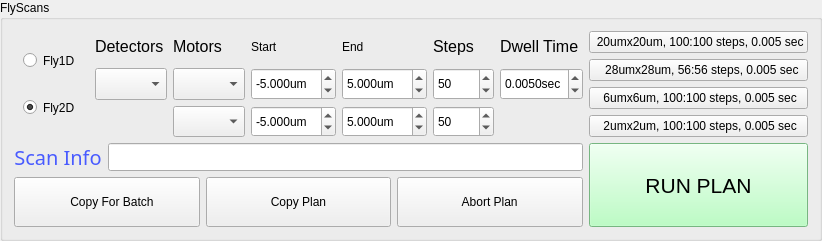
         <widget class="QGroupBox" name="groupBox_3">
          <property name="sizePolicy">
           <sizepolicy hsizetype="Preferred" vsizetype="Fixed">
            <horstretch>0</horstretch>
            <verstretch>0</verstretch>
           </sizepolicy>
          </property>
          <property name="styleSheet">
           <string notr="true"/>
          </property>
          <property name="title">
           <string>FlyScans</string>
          </property>
          <layout class="QGridLayout" name="gridLayout_6">
           <item row="0" column="1">
            <layout class="QGridLayout" name="gridLayout_43">
             <item row="0" column="0">
              <widget class="QLabel" name="label_17">
               <property name="sizePolicy">
                <sizepolicy hsizetype="Preferred" vsizetype="Preferred">
                 <horstretch>0</horstretch>
                 <verstretch>0</verstretch>
                </sizepolicy>
               </property>
               <property name="font">
                <font>
                 <family>Segoe UI</family>
                 <pointsize>12</pointsize>
                 <italic>false</italic>
                 <bold>false</bold>
                </font>
               </property>
               <property name="text">
                <string>Detectors</string>
               </property>
              </widget>
             </item>
             <item row="0" column="1">
              <widget class="QLabel" name="label_2">
               <property name="sizePolicy">
                <sizepolicy hsizetype="Preferred" vsizetype="Preferred">
                 <horstretch>0</horstretch>
                 <verstretch>0</verstretch>
                </sizepolicy>
               </property>
               <property name="font">
                <font>
                 <family>Segoe UI</family>
                 <pointsize>12</pointsize>
                 <italic>false</italic>
                 <bold>false</bold>
                </font>
               </property>
               <property name="text">
                <string>Motors</string>
               </property>
              </widget>
             </item>
             <item row="0" column="2">
              <widget class="QLabel" name="label_32">
               <property name="text">
                <string>Start</string>
               </property>
              </widget>
             </item>
             <item row="0" column="3">
              <widget class="QLabel" name="label_18">
               <property name="text">
                <string>End</string>
               </property>
              </widget>
             </item>
             <item row="0" column="4">
              <widget class="QLabel" name="label_5">
               <property name="sizePolicy">
                <sizepolicy hsizetype="Preferred" vsizetype="Preferred">
                 <horstretch>0</horstretch>
                 <verstretch>0</verstretch>
                </sizepolicy>
               </property>
               <property name="font">
                <font>
                 <family>Segoe UI</family>
                 <pointsize>12</pointsize>
                 <italic>false</italic>
                 <bold>false</bold>
                </font>
               </property>
               <property name="text">
                <string>Steps</string>
               </property>
               <property name="textFormat">
                <enum>Qt::PlainText</enum>
               </property>
               <property name="scaledContents">
                <bool>false</bool>
               </property>
              </widget>
             </item>
             <item row="0" column="5">
              <widget class="QLabel" name="label_9">
               <property name="sizePolicy">
                <sizepolicy hsizetype="Preferred" vsizetype="Preferred">
                 <horstretch>0</horstretch>
                 <verstretch>0</verstretch>
                </sizepolicy>
               </property>
               <property name="font">
                <font>
                 <family>Segoe UI</family>
                 <pointsize>12</pointsize>
                 <italic>false</italic>
                 <bold>false</bold>
                </font>
               </property>
               <property name="text">
                <string>Dwell Time</string>
               </property>
               <property name="textFormat">
                <enum>Qt::PlainText</enum>
               </property>
               <property name="scaledContents">
                <bool>false</bool>
               </property>
              </widget>
             </item>
             <item row="1" column="0">
              <widget class="QComboBox" name="cb_dets">
               <property name="sizePolicy">
                <sizepolicy hsizetype="Preferred" vsizetype="Preferred">
                 <horstretch>0</horstretch>
                 <verstretch>0</verstretch>
                </sizepolicy>
               </property>
               <property name="toolTip">
                <string comment="choose the detector system"/>
               </property>
              </widget>
             </item>
             <item row="1" column="1">
              <widget class="QComboBox" name="cb_motor1">
               <property name="sizePolicy">
                <sizepolicy hsizetype="Preferred" vsizetype="Preferred">
                 <horstretch>0</horstretch>
                 <verstretch>0</verstretch>
                </sizepolicy>
               </property>
               <property name="toolTip">
                <string>first motor to scan in 2D and Line scan motor</string>
               </property>
              </widget>
             </item>
             <item row="1" column="2">
              <widget class="QDoubleSpinBox" name="x_start">
               <property name="sizePolicy">
                <sizepolicy hsizetype="Preferred" vsizetype="Preferred">
                 <horstretch>0</horstretch>
                 <verstretch>0</verstretch>
                </sizepolicy>
               </property>
               <property name="toolTip">
                <string>scan range entry</string>
               </property>
               <property name="prefix">
                <string notr="true"/>
               </property>
               <property name="suffix">
                <string>um</string>
               </property>
               <property name="decimals">
                <number>3</number>
               </property>
               <property name="minimum">
                <double>-14.000000000000000</double>
               </property>
               <property name="maximum">
                <double>14.000000000000000</double>
               </property>
               <property name="singleStep">
                <double>1.000000000000000</double>
               </property>
               <property name="value">
                <double>-5.000000000000000</double>
               </property>
              </widget>
             </item>
             <item row="1" column="3">
              <widget class="QDoubleSpinBox" name="x_end">
               <property name="sizePolicy">
                <sizepolicy hsizetype="Preferred" vsizetype="Preferred">
                 <horstretch>0</horstretch>
                 <verstretch>0</verstretch>
                </sizepolicy>
               </property>
               <property name="toolTip">
                <string>scan range entry</string>
               </property>
               <property name="suffix">
                <string notr="true">um</string>
               </property>
               <property name="decimals">
                <number>3</number>
               </property>
               <property name="minimum">
                <double>-14.000000000000000</double>
               </property>
               <property name="maximum">
                <double>14.000000000000000</double>
               </property>
               <property name="singleStep">
                <double>1.000000000000000</double>
               </property>
               <property name="value">
                <double>5.000000000000000</double>
               </property>
              </widget>
             </item>
             <item row="1" column="4">
              <widget class="QSpinBox" name="x_step">
               <property name="sizePolicy">
                <sizepolicy hsizetype="Preferred" vsizetype="Preferred">
                 <horstretch>0</horstretch>
                 <verstretch>0</verstretch>
                </sizepolicy>
               </property>
               <property name="toolTip">
                <string>first motor steps</string>
               </property>
               <property name="minimum">
                <number>1</number>
               </property>
               <property name="maximum">
                <number>10000</number>
               </property>
               <property name="singleStep">
                <number>10</number>
               </property>
               <property name="value">
                <number>50</number>
               </property>
              </widget>
             </item>
             <item row="1" column="5">
              <widget class="QDoubleSpinBox" name="dwell">
               <property name="sizePolicy">
                <sizepolicy hsizetype="Preferred" vsizetype="Preferred">
                 <horstretch>0</horstretch>
                 <verstretch>0</verstretch>
                </sizepolicy>
               </property>
               <property name="toolTip">
                <string>exposure time per point</string>
               </property>
               <property name="prefix">
                <string/>
               </property>
               <property name="suffix">
                <string notr="true">sec</string>
               </property>
               <property name="decimals">
                <number>4</number>
               </property>
               <property name="minimum">
                <double>0.001000000000000</double>
               </property>
               <property name="maximum">
                <double>0.500000000000000</double>
               </property>
               <property name="singleStep">
                <double>0.005000000000000</double>
               </property>
               <property name="value">
                <double>0.005000000000000</double>
               </property>
              </widget>
             </item>
             <item row="2" column="1">
              <widget class="QComboBox" name="cb_motor2">
               <property name="sizePolicy">
                <sizepolicy hsizetype="Preferred" vsizetype="Preferred">
                 <horstretch>0</horstretch>
                 <verstretch>0</verstretch>
                </sizepolicy>
               </property>
               <property name="toolTip">
                <string>second motor in 2D</string>
               </property>
              </widget>
             </item>
             <item row="2" column="2">
              <widget class="QDoubleSpinBox" name="y_start">
               <property name="enabled">
                <bool>true</bool>
               </property>
               <property name="sizePolicy">
                <sizepolicy hsizetype="Preferred" vsizetype="Preferred">
                 <horstretch>0</horstretch>
                 <verstretch>0</verstretch>
                </sizepolicy>
               </property>
               <property name="toolTip">
                <string>scan range entry</string>
               </property>
               <property name="prefix">
                <string notr="true"/>
               </property>
               <property name="suffix">
                <string>um</string>
               </property>
               <property name="decimals">
                <number>3</number>
               </property>
               <property name="minimum">
                <double>-14.000000000000000</double>
               </property>
               <property name="maximum">
                <double>14.000000000000000</double>
               </property>
               <property name="singleStep">
                <double>1.000000000000000</double>
               </property>
               <property name="value">
                <double>-5.000000000000000</double>
               </property>
              </widget>
             </item>
             <item row="2" column="3">
              <widget class="QDoubleSpinBox" name="y_end">
               <property name="sizePolicy">
                <sizepolicy hsizetype="Preferred" vsizetype="Preferred">
                 <horstretch>0</horstretch>
                 <verstretch>0</verstretch>
                </sizepolicy>
               </property>
               <property name="toolTip">
                <string>scan range entry</string>
               </property>
               <property name="suffix">
                <string notr="true">um</string>
               </property>
               <property name="decimals">
                <number>3</number>
               </property>
               <property name="minimum">
                <double>-14.000000000000000</double>
               </property>
               <property name="maximum">
                <double>14.000000000000000</double>
               </property>
               <property name="singleStep">
                <double>1.000000000000000</double>
               </property>
               <property name="value">
                <double>5.000000000000000</double>
               </property>
              </widget>
             </item>
             <item row="2" column="4">
              <widget class="QSpinBox" name="y_step">
               <property name="sizePolicy">
                <sizepolicy hsizetype="Preferred" vsizetype="Preferred">
                 <horstretch>0</horstretch>
                 <verstretch>0</verstretch>
                </sizepolicy>
               </property>
               <property name="toolTip">
                <string>second motor steps</string>
               </property>
               <property name="minimum">
                <number>1</number>
               </property>
               <property name="maximum">
                <number>10000</number>
               </property>
               <property name="singleStep">
                <number>10</number>
               </property>
               <property name="value">
                <number>50</number>
               </property>
              </widget>
             </item>
            </layout>
           </item>
           <item row="1" column="2">
            <widget class="QPushButton" name="start">
             <property name="sizePolicy">
              <sizepolicy hsizetype="Preferred" vsizetype="Preferred">
               <horstretch>0</horstretch>
               <verstretch>0</verstretch>
              </sizepolicy>
             </property>
             <property name="font">
              <font>
               <family>MS Shell Dlg 2</family>
               <pointsize>16</pointsize>
               <italic>false</italic>
               <bold>false</bold>
              </font>
             </property>
             <property name="toolTip">
              <string>excetute the scan plan</string>
             </property>
             <property name="autoFillBackground">
              <bool>false</bool>
             </property>
             <property name="styleSheet">
              <string notr="true">QPushButton {
	background-color: rgb(167, 255, 180);
	
	font: 16pt &quot;MS Shell Dlg 2&quot;;
	}

QPushButton:hover{ 
	background-color: rgb(255, 255, 0); 
	}

QPushButton:pressed{ 
	background-color: rgb(0, 255, 0); 
	}



</string>
             </property>
             <property name="text">
              <string>
RUN PLAN
</string>
             </property>
            </widget>
           </item>
           <item row="0" column="0">
            <widget class="QWidget" name="widget_2" native="true">
             <property name="sizePolicy">
              <sizepolicy hsizetype="Fixed" vsizetype="Preferred">
               <horstretch>0</horstretch>
               <verstretch>0</verstretch>
              </sizepolicy>
             </property>
             <property name="styleSheet">
              <string notr="true">font: 14pt &quot;MS Shell Dlg 2&quot;;</string>
             </property>
             <layout class="QVBoxLayout" name="verticalLayout_9">
              <item>
               <widget class="QRadioButton" name="rb_1d">
                <property name="sizePolicy">
                 <sizepolicy hsizetype="Preferred" vsizetype="Preferred">
                  <horstretch>0</horstretch>
                  <verstretch>0</verstretch>
                 </sizepolicy>
                </property>
                <property name="toolTip">
                 <string>select for line scan</string>
                </property>
                <property name="styleSheet">
                 <string notr="true"/>
                </property>
                <property name="text">
                 <string>Fly1D</string>
                </property>
                <property name="autoExclusive">
                 <bool>true</bool>
                </property>
               </widget>
              </item>
              <item>
               <widget class="QRadioButton" name="rb_2d">
                <property name="sizePolicy">
                 <sizepolicy hsizetype="Preferred" vsizetype="Preferred">
                  <horstretch>0</horstretch>
                  <verstretch>0</verstretch>
                 </sizepolicy>
                </property>
                <property name="toolTip">
                 <string>select for 2D scan</string>
                </property>
                <property name="styleSheet">
                 <string notr="true"/>
                </property>
                <property name="text">
                 <string>Fly2D</string>
                </property>
                <property name="checked">
                 <bool>true</bool>
                </property>
                <property name="autoExclusive">
                 <bool>true</bool>
                </property>
               </widget>
              </item>
             </layout>
            </widget>
           </item>
           <item row="0" column="2">
            <layout class="QVBoxLayout" name="verticalLayout_33">
             <item>
              <widget class="QPushButton" name="pb_2020">
               <property name="sizePolicy">
                <sizepolicy hsizetype="Preferred" vsizetype="Preferred">
                 <horstretch>0</horstretch>
                 <verstretch>0</verstretch>
                </sizepolicy>
               </property>
               <property name="text">
                <string> 20umx20um, 100:100 steps, 0.005 sec</string>
               </property>
              </widget>
             </item>
             <item>
              <widget class="QPushButton" name="pb_3030">
               <property name="sizePolicy">
                <sizepolicy hsizetype="Minimum" vsizetype="Preferred">
                 <horstretch>0</horstretch>
                 <verstretch>0</verstretch>
                </sizepolicy>
               </property>
               <property name="text">
                <string>  28umx28um, 56:56 steps, 0.005 sec</string>
               </property>
              </widget>
             </item>
             <item>
              <widget class="QPushButton" name="pb_66">
               <property name="sizePolicy">
                <sizepolicy hsizetype="Preferred" vsizetype="Preferred">
                 <horstretch>0</horstretch>
                 <verstretch>0</verstretch>
                </sizepolicy>
               </property>
               <property name="text">
                <string> 6umx6um, 100:100 steps, 0.005 sec</string>
               </property>
              </widget>
             </item>
             <item>
              <widget class="QPushButton" name="pb_22">
               <property name="sizePolicy">
                <sizepolicy hsizetype="Preferred" vsizetype="Preferred">
                 <horstretch>0</horstretch>
                 <verstretch>0</verstretch>
                </sizepolicy>
               </property>
               <property name="text">
                <string> 2umx2um, 100:100 steps, 0.005 sec</string>
               </property>
              </widget>
             </item>
            </layout>
           </item>
           <item row="1" column="0" colspan="2">
            <layout class="QVBoxLayout" name="verticalLayout_34">
             <item>
              <layout class="QHBoxLayout" name="horizontalLayout_27">
               <item>
                <widget class="QLabel" name="label_scan_info_calc">
                 <property name="sizePolicy">
                  <sizepolicy hsizetype="Fixed" vsizetype="Preferred">
                   <horstretch>0</horstretch>
                   <verstretch>0</verstretch>
                  </sizepolicy>
                 </property>
                 <property name="font">
                  <font>
                   <family>Modern No. 20</family>
                   <pointsize>15</pointsize>
                   <italic>false</italic>
                   <bold>false</bold>
                  </font>
                 </property>
                 <property name="styleSheet">
                  <string notr="true">color: rgb(73, 91, 255);
font: 15pt &quot;Modern No. 20&quot;;


</string>
                 </property>
                 <property name="text">
                  <string>Scan Info</string>
                 </property>
                 <property name="textFormat">
                  <enum>Qt::MarkdownText</enum>
                 </property>
                 <property name="alignment">
                  <set>Qt::AlignCenter</set>
                 </property>
                </widget>
               </item>
               <item>
                <widget class="QLineEdit" name="text_scan_plan">
                 <property name="sizePolicy">
                  <sizepolicy hsizetype="Preferred" vsizetype="Preferred">
                   <horstretch>0</horstretch>
                   <verstretch>0</verstretch>
                  </sizepolicy>
                 </property>
                </widget>
               </item>
              </layout>
             </item>
             <item>
              <layout class="QHBoxLayout" name="horizontalLayout_40">
               <item>
                <widget class="QPushButton" name="pb_batchscan_copy">
                 <property name="sizePolicy">
                  <sizepolicy hsizetype="Preferred" vsizetype="Minimum">
                   <horstretch>0</horstretch>
                   <verstretch>0</verstretch>
                  </sizepolicy>
                 </property>
                 <property name="toolTip">
                  <string>yield from will be added to the front</string>
                 </property>
                 <property name="text">
                  <string> 
   Copy For Batch  
 </string>
                 </property>
                </widget>
               </item>
               <item>
                <widget class="QPushButton" name="pb_scan_copy">
                 <property name="sizePolicy">
                  <sizepolicy hsizetype="Preferred" vsizetype="Preferred">
                   <horstretch>0</horstretch>
                   <verstretch>0</verstretch>
                  </sizepolicy>
                 </property>
                 <property name="toolTip">
                  <string>paste the scan to a terminal for scan</string>
                 </property>
                 <property name="text">
                  <string>   
Copy Plan    
</string>
                 </property>
                </widget>
               </item>
               <item>
                <widget class="QPushButton" name="pb_abort_fly">
                 <property name="sizePolicy">
                  <sizepolicy hsizetype="Preferred" vsizetype="Preferred">
                   <horstretch>0</horstretch>
                   <verstretch>0</verstretch>
                  </sizepolicy>
                 </property>
                 <property name="text">
                  <string>        Abort Plan        </string>
                 </property>
                </widget>
               </item>
              </layout>
             </item>
            </layout>
           </item>
          </layout>
         </widget>
